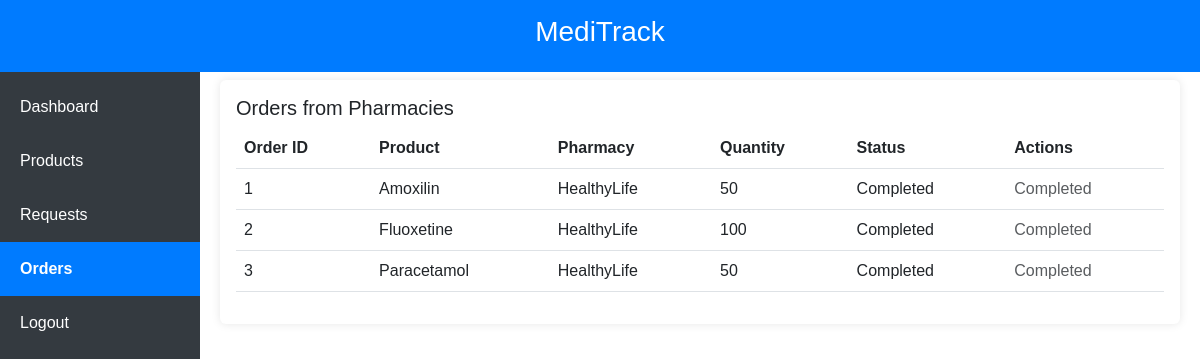
Page /supplier_orders (signed in) on the earlier database version.
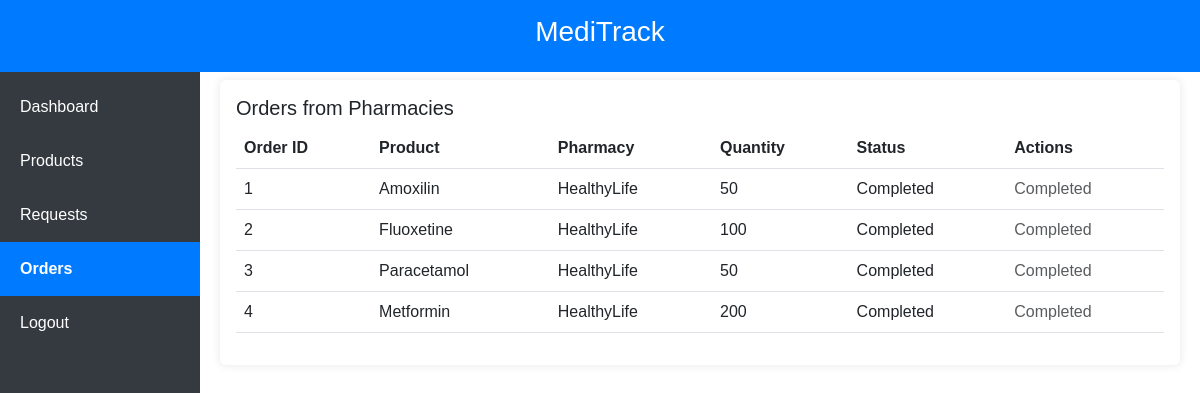
Same page on the later database version.
### database.py (models this page shows, shortened)
class User(db.Model, UserMixin):
    id = db.Column(db.Integer, primary_key=True)
    name = db.Column(db.String(100), nullable=False)
    email = db.Column(db.String(120), unique=True, nullable=False)
    password_hash = db.Column(db.String(128), nullable=False)
    role = db.Column(db.String(20), nullable=False)

class Product(db.Model):
    id = db.Column(db.Integer, primary_key=True)
    name = db.Column(db.String(100), nullable=False)
    supplier_id = db.Column(db.Integer, db.ForeignKey('user.id'), nullable=False)
    supplier = db.relationship('database.User', backref='products')
    quantity = db.Column(db.Integer, nullable=False)
    expiry_date = db.Column(db.Date, nullable=False)

class Order(db.Model):
    id = db.Column(db.Integer, primary_key=True)
    request_id = db.Column(db.Integer, db.ForeignKey('request.id'), nullable=False)
    request = db.relationship('Request', backref='orders')
    supplier_id = db.Column(db.Integer, db.ForeignKey('user.id'), nullable=False)
    supplier = db.relationship('database.User', backref='supplier_orders', foreign_keys=[supplier_id])
    requester_id = db.Column(db.Integer, db.ForeignKey('user.id'), nullable=False)
    requester = db.relationship('database.User', backref='requested_orders', foreign_keys=[requester_id])
    product_id = db.Column(db.Integer, db.ForeignKey('product.id'), nullable=False)
    product = db.relationship('Product', backref='orders')
    quantity = db.Column(db.Integer, nullable=False)
    status = db.Column(db.String(20), default='Processing')

### app.py (the view)
@app.route('/supplier_orders')
@login_required
def supplier_orders():
    if current_user.role != 'Supplier':
        return redirect(url_for(f"{current_user.role.lower()}_dashboard"))
    orders = Order.query.filter_by(supplier_id=current_user.id).all()
    orders_data = [
        {
            'id': order.id,
            'product_name': order.product.name,
            'quantity': order.quantity,
            'pharmacy_name': order.requester.name,
            'status': order.status
        } for order in orders
    ]
    return render_template('supplier_orders.html', orders=orders_data)

### app.py (called while the page is built)
@login_manager.user_loader
def load_user(user_id):
    return User.query.get(int(user_id))

### templates/supplier_orders.html (shortened to what this page needs)
{% extends "base.html" %}
{% block content %}
<div class="card">
    <div class="card-body">
        <h5>Orders from Pharmacies</h5>
        <table class="table table-hover">
            <thead>
                <tr>
                    <th>Order ID</th>
                    <th>Product</th>
                    <th>Pharmacy</th>
                    <th>Quantity</th>
                    <th>Status</th>
                    <th>Actions</th>
                </tr>
            </thead>
            <tbody>
                {% for order in orders %}
                <tr>
                    <td>{{ order.id }}</td>
                    <td>{{ order.product_name }}</td>
                    <td>{{ order.pharmacy_name }}</td>
                    <td>{{ order.quantity }}</td>
                    <td>{{ order.status }}</td>
                    <td>
                        {% if order.status == 'Processing' %}
                        <a href="{{ url_for('ship_order', order_id=order.id) }}" class="btn btn-success btn-sm">Ship</a>
                        {% elif order.status == 'Shipped' %}
                        <a href="{{ url_for('complete_order', order_id=order.id) }}" class="btn btn-success btn-sm">Complete</a>
                        {% else %}
                        <span class="text-muted">{{ order.status }}</span>
                        {% endif %}
                    </td>
                </tr>
                {% endfor %}
            </tbody>
        </table>
    </div>
</div>
{% endblock %}

Differences in the rows shown:
added Product: product_name "Metformin"
added Order: status "Completed", status "Completed"
Other differences:
new list line: "4 200"
new list line: "HealthyLife"
